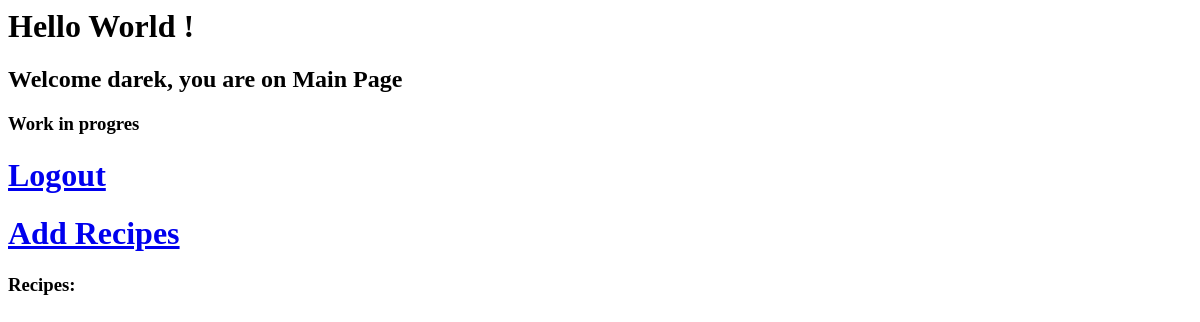
Before: /main_page/1 (signed in) with the older database file.
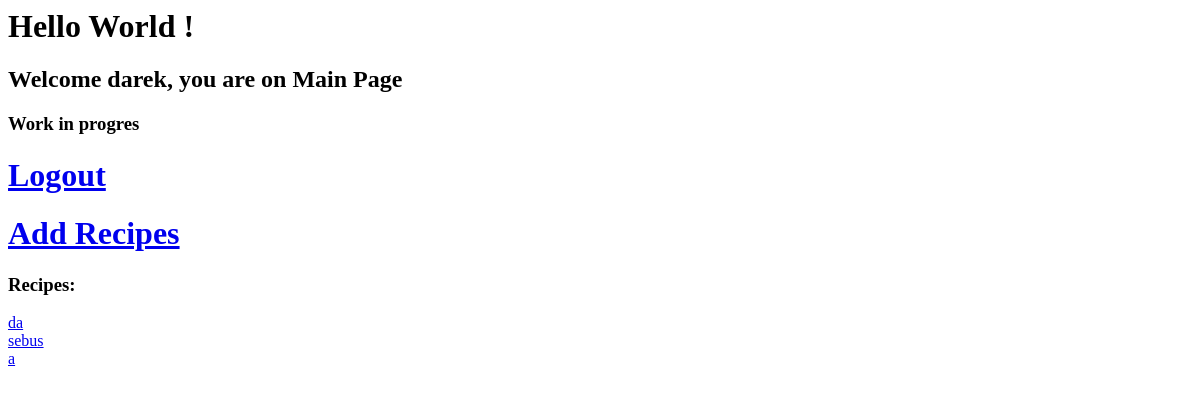
After: the same page with the newer database file.
### polls/models.py (models this page shows)
class Recipes(models.Model):
    name = models.CharField(max_length = 32)
    description = models.TextField()
    difficulty = models.IntegerField()
    cuisine_category = models.ForeignKey(Cuisine_category,
                                         on_delete=models.CASCADE, null=True)
    meal_time_category = models.ForeignKey(Meal_time_category,
                                           on_delete=models.CASCADE, null=True)
    prepare_time = models.IntegerField(null=True)
    spiciness = models.IntegerField(null=True)
    per_serving = models.IntegerField(null=True)
    is_verificated = models.BooleanField()
    comment = models.ForeignKey(Comment, on_delete=models.CASCADE, null=True)
    def __str__(self):
        return self.name

### polls/views.py (the view)
# urls.py: path('main_page/<int:user_id>', views.main_page, name='main'),
@login_required
def main_page(request,user_id):
    if int(request.session['_auth_user_id']) != int(user_id):
        raise Http404
    session_user = get_object_or_404(User,
                                     pk=int(request.session['_auth_user_id']))
    all_recipes = Recipes.objects.all()
    return render(request,"polls/main_page.html",{'name':session_user.username
                                                 ,'recipes': all_recipes})

### polls/templates/polls/main_page.html
<h1>Hello World !</h1>
<h2>Welcome {{name}}, you are on Main Page</h2>
<h3>Work in progres</h3>
<h1><a href="{% url 'logout'%}">Logout</a></h1>
<h1><a href="{% url 'recipes_add'%}">Add Recipes</a></h1>
<h3>Recipes:</h3>
{%for x in recipes%}
<a href ="/recipe/{{x.id}}">{{x}}</a><br>
{% endfor %}

Changed rows visible on the page:
added Recipes: name "da"
added Recipes: name "sebus"
added Recipes: name "a"
